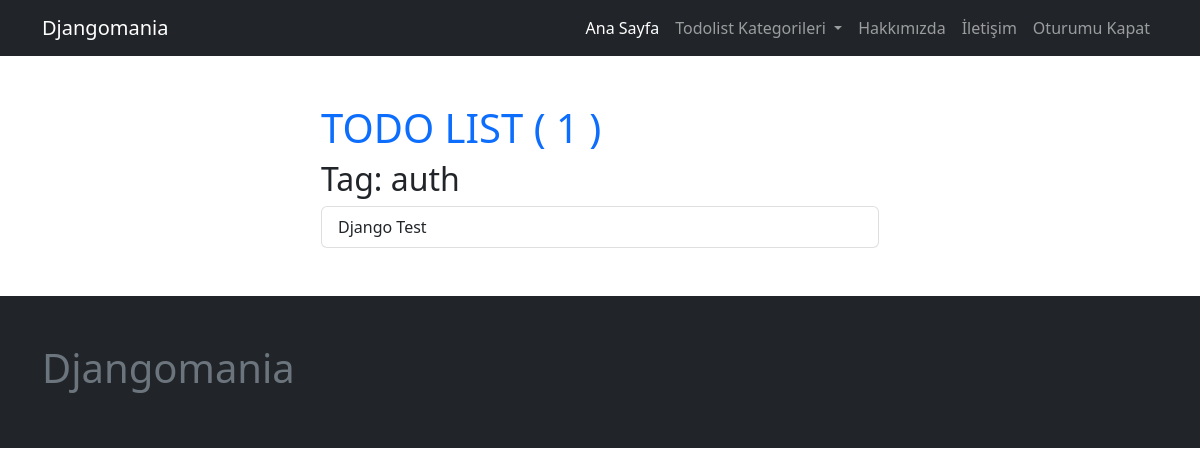
The app's page /todo/tag/auth/ (signed in) with its own data.
### page/models.py (models this page shows, shortened)
class Page(models.Model):
    user = models.ForeignKey(User, on_delete=models.CASCADE)
    title = models.CharField(max_length=200)
    slug = AutoSlugField(populate_from="title", unique=True)
    cover_image = models.ImageField(upload_to="page")
    content = tinymce_models.HTMLField(blank=True, null=True)
    is_active = models.BooleanField(default=False)
    created_at = models.DateTimeField(auto_now_add=True)
    updated_at = models.DateTimeField(auto_now=True)
    def get_absolute_url(self):
        return reverse(
            "page:page_view",
            kwargs={
                "page_slug": self.slug,
            },
        )

### todo/models.py (models this page shows, shortened)
class TodoTag(models.Model):
    title = models.CharField(max_length=200)
    slug = AutoSlugField(
        populate_from="title",
        unique=True,
    )
    is_active = models.BooleanField(default=False)
    created_at = models.DateTimeField(auto_now_add=True)
    updated_at = models.DateTimeField(auto_now=True)
    def __str__(self):
        return self.title

class Todo(models.Model):
    user = models.ForeignKey(User, on_delete=models.CASCADE)
    tag = models.ManyToManyField(TodoTag)
    category = models.ForeignKey(TodoCategory, on_delete=models.SET_NULL, null=True)
    title = models.CharField(max_length=200)
    content = models.TextField(blank=True, null=True)
    is_active = models.BooleanField(default=False)
    created_at = models.DateTimeField(auto_now_add=True)
    updated_at = models.DateTimeField(auto_now=True)
    def get_absolute_url(self):
        return reverse(
            "todo:todo_detail_view",
            kwargs={
                "category_slug": self.category.slug,
                "id": self.pk,
            },
        )

### todo/views.py (the view)
# urls.py: path("tag/<slug:tag_slug>/", tag_view, name="tag_view"),
@login_required(login_url="/admin/login/")
def tag_view(request, tag_slug):
    tag = get_object_or_404(TodoTag, slug=tag_slug)
    context = dict(
        tag=tag,
        todos=tag.todo_set.filter(user=request.user),
    )
    return render(request, "todo/todo_list.html", context)

### config/global_context_processors.py (called while the page is built)
def global_todo_categories_context(request):
    return dict(
        global_todo_categories=TodoCategory.objects.filter(is_active=True),
    )

def global_page_context(request):
    return dict(global_pages=Page.objects.filter(is_active=True))

### todo/models.py (called while the page is built)
    def get_absolute_url(self):
        return reverse("todo:category_view", kwargs={"category_slug": self.slug})

### todo/templates/todo/todo_list.html (shortened to what this page needs)
{% extends 'core/base.html' %}
{% block container %}
<div class="col-sm-6 offset-sm-3">
    <h1 class="text-primary">TODO LIST ( {{todos.count}} )</h1>
    {% if category %}
    <h2>Kategori: {{ category }}</h2>
    {% elif tag %}
    <h2>Tag: {{ tag }}</h2>
    {% endif %}
    <div class="list-group">
        {% for todo in todos %}
        <a href="{{ todo.get_absolute_url }}" class="list-group-item list-group-item-action">{{ todo.title }}</a>
        {% endfor %}
    </div>
</div>
{% endblock container %}

### templates/core/navbar.html (shortened to what this page needs)
<nav class="navbar navbar-expand-lg bg-dark navbar-dark">
    <div class="container">
        <a class="navbar-brand" href="/">Djangomania</a>
        <div class="collapse navbar-collapse" id="navbarNavAltMarkup">
            <ul class="navbar-nav ms-auto">
                <li class="nav-item">
                    <a class="nav-link active" aria-current="page" href="/">Ana Sayfa</a>
                </li>
                <li class="nav-item dropdown">
                    <a class="nav-link dropdown-toggle" href="#" role="button" data-bs-toggle="dropdown"
                        aria-expanded="false">
                        Todolist Kategorileri
                    </a>
                </li>
                {% for page in global_pages %}
                <li class="nav-item">
                    <a class="nav-link" aria-current="page" href="{{ page.get_absolute_url }}">{{ page.title }}</a>
                </li>
                {% endfor %}
                {% if request.user.is_authenticated %}
                <li class="nav-item">
                    <a class="nav-link" aria-current="page" href="{% url 'logout_view' %}">Oturumu Kapat</a>
                </li>
                {% endif %}
            </ul>
        </div>
    </div>
</nav>

### records on screen
Page: title "Hakkımızda"
Page: title "İletişim"
TodoTag: title "auth"
Todo: title "Django Test"

### other values on screen
{{ todos.count }} "1"
